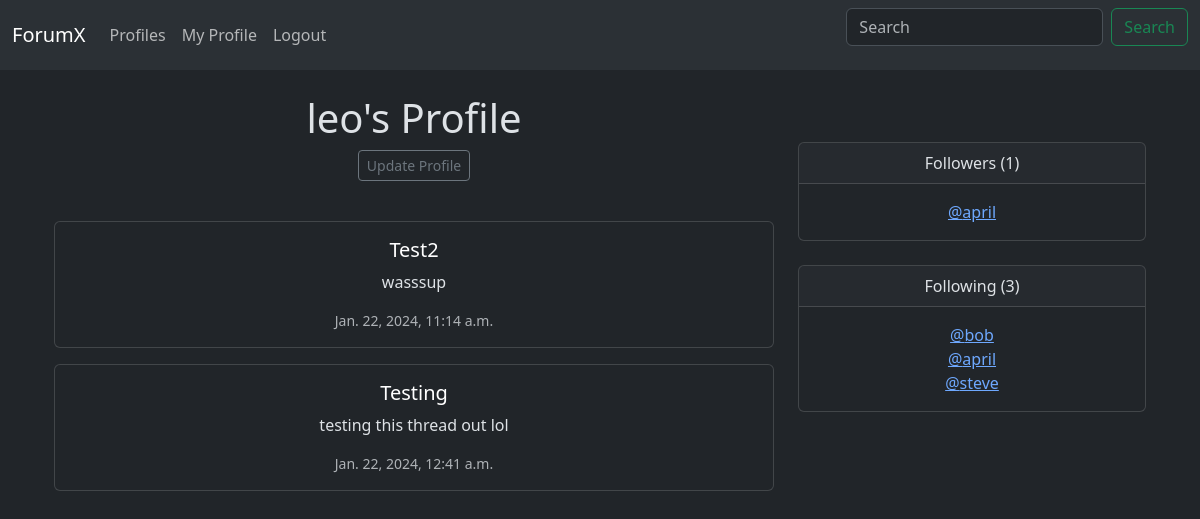
Before: /profile/1 (signed in) with the older database file.
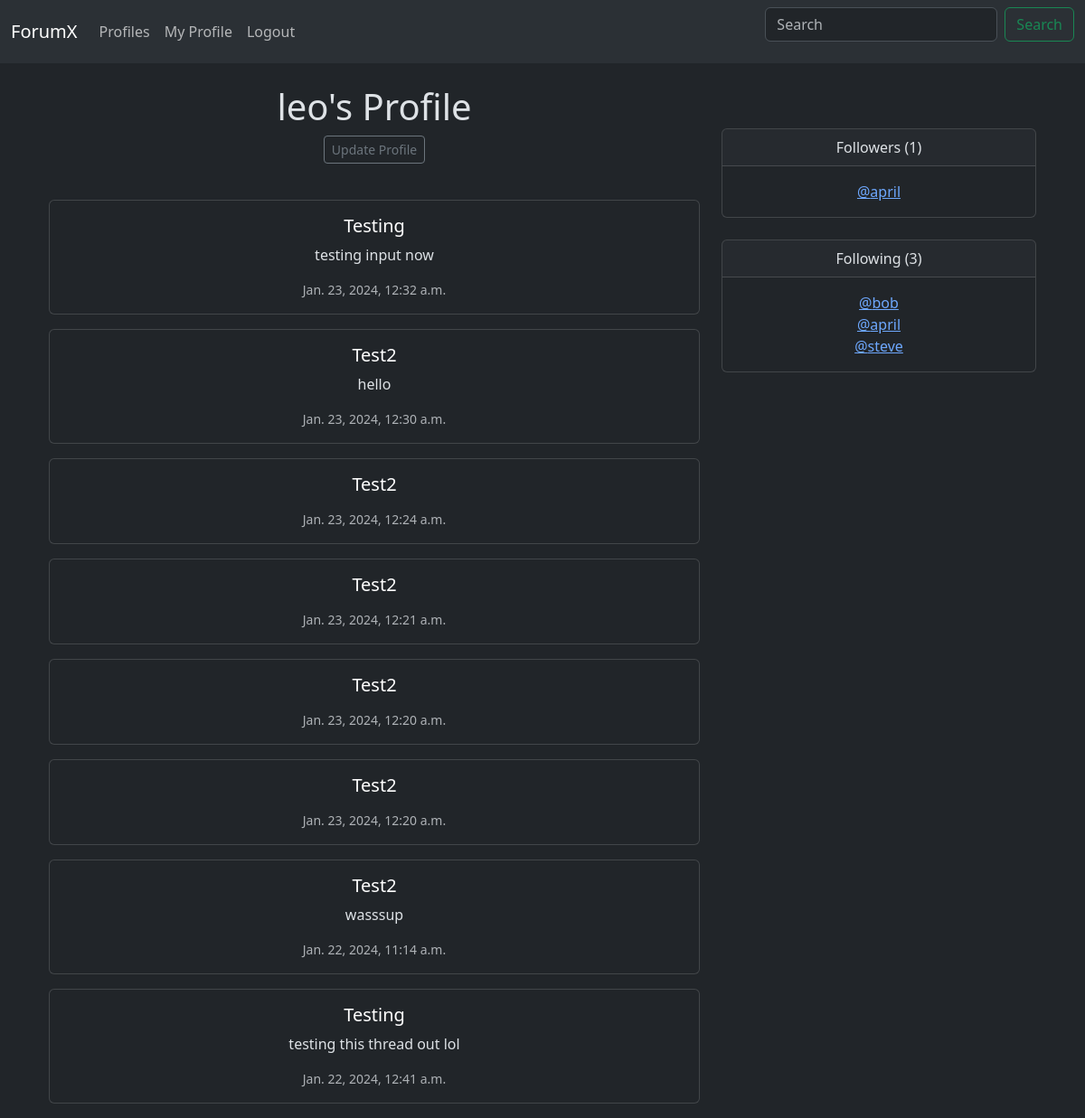
After: the same page with the newer database file.
### forumx/models.py (models this page shows, shortened)
class Post(models.Model):
    thread = models.ForeignKey(Thread,
        on_delete=models.CASCADE,
        related_name='posts')
    user = models.ForeignKey(User,
        on_delete=models.CASCADE,
        related_name='posts')
    content = models.TextField()
    created_at = models.DateTimeField(default=timezone.now)

class Thread(models.Model):
    title = models.CharField(max_length=255)
    user = models.ForeignKey(User,
        on_delete=models.CASCADE,
        related_name='created_threads') #We need to access threads later on
    created_at = models.DateTimeField(default=timezone.now)

class Profile(models.Model):
   user = models.OneToOneField(User, on_delete=models.CASCADE)
   follows = models.ManyToManyField("self",
    related_name="followed_by",
    symmetrical=False, # User does not need to follow back
    blank=True # User does not need to follow anyone
    )
   date_modified = models.DateTimeField(User, default=timezone.now)
   profile_image = models.ImageField(null=True, blank=True, upload_to="images/")
   def __str__(self):
       return self.user.username

### forumx/views.py (the view, shortened to what this page needs)
# urls.py: path('profile/<int:pk>', views.profile, name='profile'),
def profile(request, pk):
    if request.user.is_authenticated:
        profile = Profile.objects.get(user_id=pk)
        user_posts = Post.objects.filter(user=profile.user).order_by("-created_at")
        return render(request, 'profile.html', {"profile":profile, "user_posts": user_posts})
    else:
        messages.success(request,("You must be logged in to view profiles"))
        return redirect('home')

### forumx/templates/profile.html (shortened to what this page needs)
{% extends "base.html" %}
{% block content %}
    {% if profile %}
        <div class="container text-center">
            <div class="row">
                <div class="col-8">
                    <h1>{{ profile.user.username }}'s Profile</h1>
                    {% if profile == user.profile %}
                    <a href="{% url 'update_user' %}" class="btn btn-outline-secondary btn-sm">
                            Update Profile
                    </a>
                    {% endif %}
                    <br>
                    {% for post in user_posts %}
                        <div class="card mb-3">
                            <div class="card-body">
                                <h5 class="card-title"><a href="{% url 'thread_posts' post.thread.id %}" class="white-link">{{ post.thread.title | title }}</a></h5>
                                <p class="card-text">{{ post.content }}</p>
                                <p class="card-text"><small class="text-muted">{{ post.created_at }}</small></p>
                            </div>
                        </div>
                    {% endfor %}
                </div>
                <div class="col-4">
                    <br>
                    <br>
                    <div class="card">
                        <div class="card-header">
                            <p class="card-text">
                                Followers
                               ({{ profile.followed_by.count }})
                            </p>
                        </div>
                        <div class="card-body">
                          <p class="card-text">
                            {% for follower in profile.followed_by.all %}
                                <a href="{% url 'profile' follower.user.id%}"> @{{ follower }} </a><br>
                            {% endfor %}
                          </p>
                        </div>
                    </div>
                    <br>
                    <div class="card">
                        <div class="card-header">
                          <p class="card-text">
                            Following ({{ profile.follows.count }})
                        </p>
                        </div>
                        <div class="card-body">
                          <p class="card-text">
                            {% for following in profile.follows.all %}
                                <a href="{% url 'profile' following.user.id%}"> @{{ following }} </a><br>
                            {% endfor %}
                          </p>
                        </div>
                    </div>
                </div>
            </div>
        </div>
    {% endif %}
{% endblock %}

Changed rows visible on the page:
added Post: thread "Testing", content "testing input now", created_at "Jan. 23, 2024, 12:32 a.m."
added Post: thread "Test2", content "hello", created_at "Jan. 23, 2024, 12:30 a.m."
added Post: thread "Test2", created_at "Jan. 23, 2024, 12:24 a.m."
added Post: thread "Test2", created_at "Jan. 23, 2024, 12:21 a.m."
added Post: thread "Test2", created_at "Jan. 23, 2024, 12:20 a.m."
added Post: thread "Test2", created_at "Jan. 23, 2024, 12:20 a.m."
